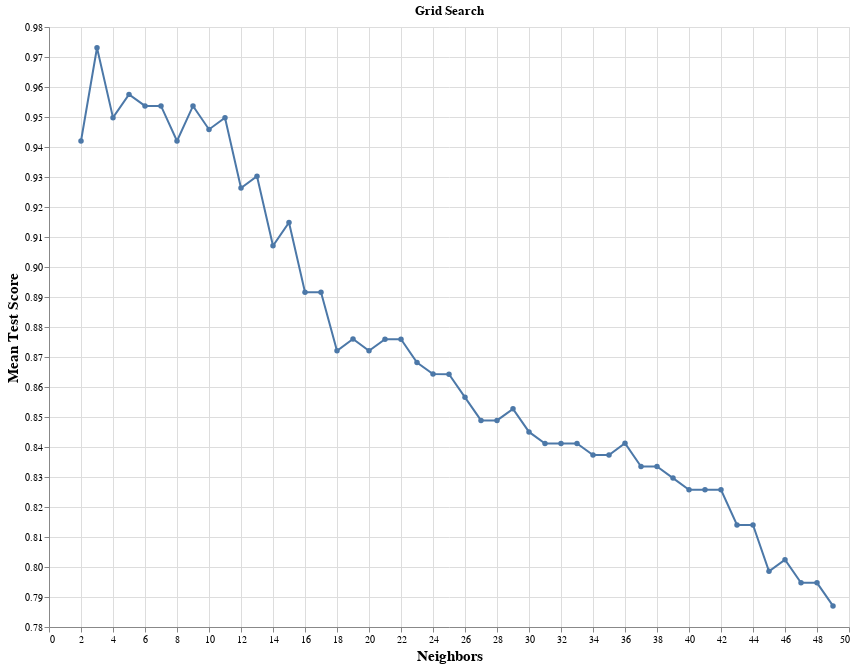

The notebook cell saved with this chart:
### Code cell
'''
Plot the accuracy against k to find the ideal k value
'''
accuracy_versus_k_grid = (
    alt.Chart(accruacies_grid, title="Grid Search")
    .mark_line(point=True)
    .encode(
        x=alt.X(
            "param_kneighborsclassifier__n_neighbors",
            title="Neighbors",
            scale=alt.Scale(zero=False),
        ),
        y=alt.Y(
            "mean_test_score", 
            title="Mean Test Score", 
            scale=alt.Scale(zero=False)
        ),
    )
    .configure_axis(labelFontSize=10, titleFontSize=15)
    .properties(width=800, height=600)
)
accuracy_versus_k_grid

### Figure 1 — Vega-Lite specification as saved in the notebook (floating-point values rounded to 4 significant figures)
{"config": {"view": {"continuousWidth": 400, "continuousHeight": 300}, "axis": {"labelFontSize": 10, "titleFontSize": 15}}, "data": {"name": "data-754d7770d80aaba254e55605d00eced2"}, "mark": {"type": "line", "point": true}, "encoding": {"x": {"field": "param_kneighborsclassifier__n_neighbors", "scale": {"zero": false}, "title": "Neighbors", "type": "quantitative"}, "y": {"field": "mean_test_score", "scale": {"zero": false}, "title": "Mean Test Score", "type": "quantitative"}}, "height": 600, "title": "Grid Search", "width": 800, "$schema": "https://vega.github.io/schema/vega-lite/v4.17.0.json", "datasets": {"data-754d7770d80aaba254e55605d00eced2": [{"mean_fit_time": 0.02871, "std_fit_time": 0.01265, "mean_score_time": 0.02248, "std_score_time": 0.001989, "param_kneighborsclassifier__n_neighbors": 2, "params": {"kneighborsclassifier__n_neighbors": 2}, "split0_test_score": 0.9615, "split1_test_score": 0.9231, "split2_test_score": 0.9038, "split3_test_score": 1.0, "split4_test_score": 0.9216, "mean_test_score": 0.942, "std_test_score": 0.03457, "rank_test_score": 9}, {"mean_fit_time": 0.02203, "std_fit_time": 0.002867, "mean_score_time": 0.02495, "std_score_time": 0.007284, "param_kneighborsclassifier__n_neighbors": 3, "params": {"kneighborsclassifier__n_neighbors": 3}, "split0_test_score": 0.9808, "split1_test_score": 0.9615, "split2_test_score": 0.9231, "split3_test_score": 1.0, "split4_test_score": 1.0, "mean_test_score": 0.9731, "std_test_score": 0.02878, "rank_test_score": 1}, {"mean_fit_time": 0.01868, "std_fit_time": 0.001801, "mean_score_time": 0.02195, "std_score_time": 0.001609, "param_kneighborsclassifier__n_neighbors": 4, "params": {"kneighborsclassifier__n_neighbors": 4}, "split0_test_score": 0.9423, "split1_test_score": 0.9615, "split2_test_score": 0.9038, "split3_test_score": 1.0, "split4_test_score": 0.9412, "mean_test_score": 0.9498, "std_test_score": 0.03131, "rank_test_score": 6}, {"mean_fit_time": 0.02011, "std_fit_time": 0.004278, "mean_score_time": 0.02422, "std_score_time": 0.007269, "param_kneighborsclassifier__n_neighbors": 5, "params": {"kneighborsclassifier__n_neighbors": 5}, "split0_test_score": 0.9423, "split1_test_score": 0.9615, "split2_test_score": 0.9231, "split3_test_score": 1.0, "split4_test_score": 0.9608, "mean_test_score": 0.9575, "std_test_score": 0.02549, "rank_test_score": 2}, {"mean_fit_time": 0.02554, "std_fit_time": 0.01508, "mean_score_time": 0.02264, "std_score_time": 0.01275, "param_kneighborsclassifier__n_neighbors": 6, "params": {"kneighborsclassifier__n_neighbors": 6}, "split0_test_score": 0.9423, "split1_test_score": 0.9615, "split2_test_score": 0.9038, "split3_test_score": 1.0, "split4_test_score": 0.9608, "mean_test_score": 0.9537, "std_test_score": 0.03121, "rank_test_score": 3}, {"mean_fit_time": 0.007331, "std_fit_time": 8.9e-05, "mean_score_time": 0.008314, "std_score_time": 0.0003753, "param_kneighborsclassifier__n_neighbors": 7, "params": {"kneighborsclassifier__n_neighbors": 7}, "split0_test_score": 0.9423, "split1_test_score": 0.9615, "split2_test_score": 0.9038, "split3_test_score": 1.0, "split4_test_score": 0.9608, "mean_test_score": 0.9537, "std_test_score": 0.03121, "rank_test_score": 3}, {"mean_fit_time": 0.007644, "std_fit_time": 0.0007315, "mean_score_time": 0.008521, "std_score_time": 0.0004669, "param_kneighborsclassifier__n_neighbors": 8, "params": {"kneighborsclassifier__n_neighbors": 8}, "split0_test_score": 0.9231, "split1_test_score": 0.9615, "split2_test_score": 0.9038, "split3_test_score": 0.9608, "split4_test_score": 0.9608, "mean_test_score": 0.942, "std_test_score": 0.02409, "rank_test_score": 9}, {"mean_fit_time": 0.01449, "std_fit_time": 0.009466, "mean_score_time": 0.01835, "std_score_time": 0.01071, "param_kneighborsclassifier__n_neighbors": 9, "params": {"kneighborsclassifier__n_neighbors": 9}, "split0_test_score": 0.9423, "split1_test_score": 0.9615, "split2_test_score": 0.9038, "split3_test_score": 1.0, "split4_test_score": 0.9608, "mean_test_score": 0.9537, "std_test_score": 0.03121, "rank_test_score": 3}, {"mean_fit_time": 0.01135, "std_fit_time": 8.288e-05, "mean_score_time": 0.01287, "std_score_time": 0.0003807, "param_kneighborsclassifier__n_neighbors": 10, "params": {"kneighborsclassifier__n_neighbors": 10}, "split0_test_score": 0.9423, "split1_test_score": 0.9615, "split2_test_score": 0.9038, "split3_test_score": 0.9608, "split4_test_score": 0.9608, "mean_test_score": 0.9459, "std_test_score": 0.02222, "rank_test_score": 8}, {"mean_fit_time": 0.0185, "std_fit_time": 0.01647, "mean_score_time": 0.01435, "std_score_time": 0.005125, "param_kneighborsclassifier__n_neighbors": 11, "params": {"kneighborsclassifier__n_neighbors": 11}, "split0_test_score": 0.9423, "split1_test_score": 0.9615, "split2_test_score": 0.9038, "split3_test_score": 0.9804, "split4_test_score": 0.9608, "mean_test_score": 0.9498, "std_test_score": 0.02593, "rank_test_score": 6}, {"mean_fit_time": 0.01027, "std_fit_time": 0.0001447, "mean_score_time": 0.021, "std_score_time": 0.0191, "param_kneighborsclassifier__n_neighbors": 12, "params": {"kneighborsclassifier__n_neighbors": 12}, "split0_test_score": 0.9423, "split1_test_score": 0.9423, "split2_test_score": 0.9038, "split3_test_score": 0.9216, "split4_test_score": 0.9216, "mean_test_score": 0.9263, "std_test_score": 0.01457, "rank_test_score": 12}, {"mean_fit_time": 0.01046, "std_fit_time": 0.0007913, "mean_score_time": 0.01131, "std_score_time": 0.0001448, "param_kneighborsclassifier__n_neighbors": 13, "params": {"kneighborsclassifier__n_neighbors": 13}, "split0_test_score": 0.9423, "split1_test_score": 0.9423, "split2_test_score": 0.9038, "split3_test_score": 0.9216, "split4_test_score": 0.9412, "mean_test_score": 0.9302, "std_test_score": 0.01538, "rank_test_score": 11}, {"mean_fit_time": 0.021, "std_fit_time": 0.01293, "mean_score_time": 0.02432, "std_score_time": 0.01348, "param_kneighborsclassifier__n_neighbors": 14, "params": {"kneighborsclassifier__n_neighbors": 14}, "split0_test_score": 0.9231, "split1_test_score": 0.9231, "split2_test_score": 0.8462, "split3_test_score": 0.9216, "split4_test_score": 0.9216, "mean_test_score": 0.9071, "std_test_score": 0.03048, "rank_test_score": 14}, {"mean_fit_time": 0.02067, "std_fit_time": 0.002378, "mean_score_time": 0.02678, "std_score_time": 0.009379, "param_kneighborsclassifier__n_neighbors": 15, "params": {"kneighborsclassifier__n_neighbors": 15}, "split0_test_score": 0.9423, "split1_test_score": 0.9231, "split2_test_score": 0.8462, "split3_test_score": 0.9216, "split4_test_score": 0.9412, "mean_test_score": 0.9149, "std_test_score": 0.03544, "rank_test_score": 13}, {"mean_fit_time": 0.01599, "std_fit_time": 0.001182, "mean_score_time": 0.0176, "std_score_time": 0.00028, "param_kneighborsclassifier__n_neighbors": 16, "params": {"kneighborsclassifier__n_neighbors": 16}, "split0_test_score": 0.8846, "split1_test_score": 0.9231, "split2_test_score": 0.8462, "split3_test_score": 0.902, "split4_test_score": 0.902, "mean_test_score": 0.8916, "std_test_score": 0.02577, "rank_test_score": 15}, {"mean_fit_time": 0.01548, "std_fit_time": 0.0002958, "mean_score_time": 0.01777, "std_score_time": 0.0004009, "param_kneighborsclassifier__n_neighbors": 17, "params": {"kneighborsclassifier__n_neighbors": 17}, "split0_test_score": 0.8846, "split1_test_score": 0.9231, "split2_test_score": 0.8462, "split3_test_score": 0.8824, "split4_test_score": 0.9216, "mean_test_score": 0.8916, "std_test_score": 0.0286, "rank_test_score": 15}, {"mean_fit_time": 0.01571, "std_fit_time": 0.0004175, "mean_score_time": 0.01626, "std_score_time": 0.003336, "param_kneighborsclassifier__n_neighbors": 18, "params": {"kneighborsclassifier__n_neighbors": 18}, "split0_test_score": 0.8462, "split1_test_score": 0.9231, "split2_test_score": 0.8462, "split3_test_score": 0.8627, "split4_test_score": 0.8824, "mean_test_score": 0.8721, "std_test_score": 0.02877, "rank_test_score": 20}, {"mean_fit_time": 0.006983, "std_fit_time": 0.000848, "mean_score_time": 0.007691, "std_score_time": 0.0002307, "param_kneighborsclassifier__n_neighbors": 19, "params": {"kneighborsclassifier__n_neighbors": 19}, "split0_test_score": 0.8462, "split1_test_score": 0.9231, "split2_test_score": 0.8462, "split3_test_score": 0.8824, "split4_test_score": 0.8824, "mean_test_score": 0.876, "std_test_score": 0.02856, "rank_test_score": 17}, {"mean_fit_time": 0.006303, "std_fit_time": 0.0001909, "mean_score_time": 0.007355, "std_score_time": 0.0001339, "param_kneighborsclassifier__n_neighbors": 20, "params": {"kneighborsclassifier__n_neighbors": 20}, "split0_test_score": 0.8462, "split1_test_score": 0.9231, "split2_test_score": 0.8462, "split3_test_score": 0.8627, "split4_test_score": 0.8824, "mean_test_score": 0.8721, "std_test_score": 0.02877, "rank_test_score": 20}, {"mean_fit_time": 0.00657, "std_fit_time": 0.0002682, "mean_score_time": 0.007563, "std_score_time": 0.0003327, "param_kneighborsclassifier__n_neighbors": 21, "params": {"kneighborsclassifier__n_neighbors": 21}, "split0_test_score": 0.8654, "split1_test_score": 0.9231, "split2_test_score": 0.8462, "split3_test_score": 0.8627, "split4_test_score": 0.8824, "mean_test_score": 0.8759, "std_test_score": 0.02621, "rank_test_score": 18}, {"mean_fit_time": 0.006234, "std_fit_time": 0.0001904, "mean_score_time": 0.006999, "std_score_time": 0.0001578, "param_kneighborsclassifier__n_neighbors": 22, "params": {"kneighborsclassifier__n_neighbors": 22}, "split0_test_score": 0.8654, "split1_test_score": 0.9231, "split2_test_score": 0.8462, "split3_test_score": 0.8627, "split4_test_score": 0.8824, "mean_test_score": 0.8759, "std_test_score": 0.02621, "rank_test_score": 18}, {"mean_fit_time": 0.006713, "std_fit_time": 0.000162, "mean_score_time": 0.007781, "std_score_time": 0.000215, "param_kneighborsclassifier__n_neighbors": 23, "params": {"kneighborsclassifier__n_neighbors": 23}, "split0_test_score": 0.8462, "split1_test_score": 0.9231, "split2_test_score": 0.8462, "split3_test_score": 0.8431, "split4_test_score": 0.8824, "mean_test_score": 0.8682, "std_test_score": 0.03102, "rank_test_score": 22}, {"mean_fit_time": 0.006529, "std_fit_time": 0.000271, "mean_score_time": 0.00757, "std_score_time": 0.0003767, "param_kneighborsclassifier__n_neighbors": 24, "params": {"kneighborsclassifier__n_neighbors": 24}, "split0_test_score": 0.8462, "split1_test_score": 0.9231, "split2_test_score": 0.8269, "split3_test_score": 0.8627, "split4_test_score": 0.8627, "mean_test_score": 0.8643, "std_test_score": 0.03221, "rank_test_score": 23}, {"mean_fit_time": 0.006504, "std_fit_time": 0.0001131, "mean_score_time": 0.007478, "std_score_time": 0.0001497, "param_kneighborsclassifier__n_neighbors": 25, "params": {"kneighborsclassifier__n_neighbors": 25}, "split0_test_score": 0.8654, "split1_test_score": 0.9231, "split2_test_score": 0.8269, "split3_test_score": 0.8431, "split4_test_score": 0.8627, "mean_test_score": 0.8643, "std_test_score": 0.03257, "rank_test_score": 24}, {"mean_fit_time": 0.007141, "std_fit_time": 0.0005868, "mean_score_time": 0.00816, "std_score_time": 0.0003637, "param_kneighborsclassifier__n_neighbors": 26, "params": {"kneighborsclassifier__n_neighbors": 26}, "split0_test_score": 0.8462, "split1_test_score": 0.9038, "split2_test_score": 0.8269, "split3_test_score": 0.8431, "split4_test_score": 0.8627, "mean_test_score": 0.8566, "std_test_score": 0.02623, "rank_test_score": 25}, {"mean_fit_time": 0.007623, "std_fit_time": 0.0004003, "mean_score_time": 0.008345, "std_score_time": 8.699e-05, "param_kneighborsclassifier__n_neighbors": 27, "params": {"kneighborsclassifier__n_neighbors": 27}, "split0_test_score": 0.8462, "split1_test_score": 0.8846, "split2_test_score": 0.8077, "split3_test_score": 0.8431, "split4_test_score": 0.8627, "mean_test_score": 0.8489, "std_test_score": 0.02532, "rank_test_score": 27}, {"mean_fit_time": 0.007296, "std_fit_time": 0.0002828, "mean_score_time": 0.008166, "std_score_time": 0.0001852, "param_kneighborsclassifier__n_neighbors": 28, "params": {"kneighborsclassifier__n_neighbors": 28}, "split0_test_score": 0.8462, "split1_test_score": 0.8846, "split2_test_score": 0.8077, "split3_test_score": 0.8431, "split4_test_score": 0.8627, "mean_test_score": 0.8489, "std_test_score": 0.02532, "rank_test_score": 27}, {"mean_fit_time": 0.006568, "std_fit_time": 0.0002338, "mean_score_time": 0.007476, "std_score_time": 0.0001462, "param_kneighborsclassifier__n_neighbors": 29, "params": {"kneighborsclassifier__n_neighbors": 29}, "split0_test_score": 0.8462, "split1_test_score": 0.8846, "split2_test_score": 0.8269, "split3_test_score": 0.8431, "split4_test_score": 0.8627, "mean_test_score": 0.8527, "std_test_score": 0.01959, "rank_test_score": 26}, {"mean_fit_time": 0.01173, "std_fit_time": 0.006464, "mean_score_time": 0.01339, "std_score_time": 0.006951, "param_kneighborsclassifier__n_neighbors": 30, "params": {"kneighborsclassifier__n_neighbors": 30}, "split0_test_score": 0.8462, "split1_test_score": 0.8654, "split2_test_score": 0.8077, "split3_test_score": 0.8431, "split4_test_score": 0.8627, "mean_test_score": 0.845, "std_test_score": 0.02063, "rank_test_score": 29}, {"mean_fit_time": 0.01857, "std_fit_time": 0.0002934, "mean_score_time": 0.02147, "std_score_time": 0.0001822, "param_kneighborsclassifier__n_neighbors": 31, "params": {"kneighborsclassifier__n_neighbors": 31}, "split0_test_score": 0.8462, "split1_test_score": 0.8654, "split2_test_score": 0.7885, "split3_test_score": 0.8431, "split4_test_score": 0.8627, "mean_test_score": 0.8412, "std_test_score": 0.02778, "rank_test_score": 31}, {"mean_fit_time": 0.01846, "std_fit_time": 0.0002348, "mean_score_time": 0.02147, "std_score_time": 4.933e-05, "param_kneighborsclassifier__n_neighbors": 32, "params": {"kneighborsclassifier__n_neighbors": 32}, "split0_test_score": 0.8462, "split1_test_score": 0.8654, "split2_test_score": 0.7885, "split3_test_score": 0.8431, "split4_test_score": 0.8627, "mean_test_score": 0.8412, "std_test_score": 0.02778, "rank_test_score": 31}, {"mean_fit_time": 0.01358, "std_fit_time": 0.005202, "mean_score_time": 0.01327, "std_score_time": 0.005738, "param_kneighborsclassifier__n_neighbors": 33, "params": {"kneighborsclassifier__n_neighbors": 33}, "split0_test_score": 0.8462, "split1_test_score": 0.8654, "split2_test_score": 0.7885, "split3_test_score": 0.8431, "split4_test_score": 0.8627, "mean_test_score": 0.8412, "std_test_score": 0.02778, "rank_test_score": 31}, {"mean_fit_time": 0.01076, "std_fit_time": 0.005004, "mean_score_time": 0.01032, "std_score_time": 0.001664, "param_kneighborsclassifier__n_neighbors": 34, "params": {"kneighborsclassifier__n_neighbors": 34}, "split0_test_score": 0.8269, "split1_test_score": 0.8654, "split2_test_score": 0.7885, "split3_test_score": 0.8431, "split4_test_score": 0.8627, "mean_test_score": 0.8373, "std_test_score": 0.02815, "rank_test_score": 34}, {"mean_fit_time": 0.007228, "std_fit_time": 0.0003999, "mean_score_time": 0.007968, "std_score_time": 0.0004149, "param_kneighborsclassifier__n_neighbors": 35, "params": {"kneighborsclassifier__n_neighbors": 35}, "split0_test_score": 0.8269, "split1_test_score": 0.8654, "split2_test_score": 0.7885, "split3_test_score": 0.8431, "split4_test_score": 0.8627, "mean_test_score": 0.8373, "std_test_score": 0.02815, "rank_test_score": 34}, {"mean_fit_time": 0.006427, "std_fit_time": 0.0001807, "mean_score_time": 0.007297, "std_score_time": 0.0001566, "param_kneighborsclassifier__n_neighbors": 36, "params": {"kneighborsclassifier__n_neighbors": 36}, "split0_test_score": 0.8269, "split1_test_score": 0.8654, "split2_test_score": 0.7885, "split3_test_score": 0.8627, "split4_test_score": 0.8627, "mean_test_score": 0.8413, "std_test_score": 0.02999, "rank_test_score": 30}, {"mean_fit_time": 0.00635, "std_fit_time": 8.454e-05, "mean_score_time": 0.007555, "std_score_time": 0.0002226, "param_kneighborsclassifier__n_neighbors": 37, "params": {"kneighborsclassifier__n_neighbors": 37}, "split0_test_score": 0.8077, "split1_test_score": 0.8654, "split2_test_score": 0.7885, "split3_test_score": 0.8431, "split4_test_score": 0.8627, "mean_test_score": 0.8335, "std_test_score": 0.03053, "rank_test_score": 36}, {"mean_fit_time": 0.006679, "std_fit_time": 0.0001922, "mean_score_time": 0.007964, "std_score_time": 0.0005634, "param_kneighborsclassifier__n_neighbors": 38, "params": {"kneighborsclassifier__n_neighbors": 38}, "split0_test_score": 0.8077, "split1_test_score": 0.8654, "split2_test_score": 0.7885, "split3_test_score": 0.8431, "split4_test_score": 0.8627, "mean_test_score": 0.8335, "std_test_score": 0.03053, "rank_test_score": 36}, {"mean_fit_time": 0.01603, "std_fit_time": 0.004615, "mean_score_time": 0.01892, "std_score_time": 0.00554, "param_kneighborsclassifier__n_neighbors": 39, "params": {"kneighborsclassifier__n_neighbors": 39}, "split0_test_score": 0.7885, "split1_test_score": 0.8654, "split2_test_score": 0.7885, "split3_test_score": 0.8431, "split4_test_score": 0.8627, "mean_test_score": 0.8296, "std_test_score": 0.03449, "rank_test_score": 38}, {"mean_fit_time": 0.01869, "std_fit_time": 0.0004044, "mean_score_time": 0.04119, "std_score_time": 0.01615, "param_kneighborsclassifier__n_neighbors": 40, "params": {"kneighborsclassifier__n_neighbors": 40}, "split0_test_score": 0.7885, "split1_test_score": 0.8654, "split2_test_score": 0.7885, "split3_test_score": 0.8431, "split4_test_score": 0.8431, "mean_test_score": 0.8257, "std_test_score": 0.03148, "rank_test_score": 39}, {"mean_fit_time": 0.008024, "std_fit_time": 0.00348, "mean_score_time": 0.007448, "std_score_time": 0.0003629, "param_kneighborsclassifier__n_neighbors": 41, "params": {"kneighborsclassifier__n_neighbors": 41}, "split0_test_score": 0.7885, "split1_test_score": 0.8654, "split2_test_score": 0.7885, "split3_test_score": 0.8431, "split4_test_score": 0.8431, "mean_test_score": 0.8257, "std_test_score": 0.03148, "rank_test_score": 39}, {"mean_fit_time": 0.006651, "std_fit_time": 0.0003113, "mean_score_time": 0.007657, "std_score_time": 0.0001294, "param_kneighborsclassifier__n_neighbors": 42, "params": {"kneighborsclassifier__n_neighbors": 42}, "split0_test_score": 0.7885, "split1_test_score": 0.8654, "split2_test_score": 0.7885, "split3_test_score": 0.8431, "split4_test_score": 0.8431, "mean_test_score": 0.8257, "std_test_score": 0.03148, "rank_test_score": 39}, {"mean_fit_time": 0.006611, "std_fit_time": 0.0002035, "mean_score_time": 0.007652, "std_score_time": 0.0001369, "param_kneighborsclassifier__n_neighbors": 43, "params": {"kneighborsclassifier__n_neighbors": 43}, "split0_test_score": 0.7692, "split1_test_score": 0.8654, "split2_test_score": 0.7885, "split3_test_score": 0.8431, "split4_test_score": 0.8039, "mean_test_score": 0.814, "std_test_score": 0.03535, "rank_test_score": 42}, {"mean_fit_time": 0.006642, "std_fit_time": 0.0003251, "mean_score_time": 0.01218, "std_score_time": 0.009204, "param_kneighborsclassifier__n_neighbors": 44, "params": {"kneighborsclassifier__n_neighbors": 44}, "split0_test_score": 0.7692, "split1_test_score": 0.8654, "split2_test_score": 0.7885, "split3_test_score": 0.8431, "split4_test_score": 0.8039, "mean_test_score": 0.814, "std_test_score": 0.03535, "rank_test_score": 42}, {"mean_fit_time": 0.0069, "std_fit_time": 0.00057, "mean_score_time": 0.01236, "std_score_time": 0.009056, "param_kneighborsclassifier__n_neighbors": 45, "params": {"kneighborsclassifier__n_neighbors": 45}, "split0_test_score": 0.7115, "split1_test_score": 0.8654, "split2_test_score": 0.7885, "split3_test_score": 0.8235, "split4_test_score": 0.8039, "mean_test_score": 0.7986, "std_test_score": 0.05058, "rank_test_score": 45}, {"mean_fit_time": 0.01654, "std_fit_time": 0.009561, "mean_score_time": 0.01366, "std_score_time": 0.006426, "param_kneighborsclassifier__n_neighbors": 46, "params": {"kneighborsclassifier__n_neighbors": 46}, "split0_test_score": 0.7308, "split1_test_score": 0.8654, "split2_test_score": 0.7885, "split3_test_score": 0.8235, "split4_test_score": 0.8039, "mean_test_score": 0.8024, "std_test_score": 0.04414, "rank_test_score": 44}, {"mean_fit_time": 0.02015, "std_fit_time": 0.001512, "mean_score_time": 0.02765, "std_score_time": 0.009356, "param_kneighborsclassifier__n_neighbors": 47, "params": {"kneighborsclassifier__n_neighbors": 47}, "split0_test_score": 0.7115, "split1_test_score": 0.8462, "split2_test_score": 0.7885, "split3_test_score": 0.8235, "split4_test_score": 0.8039, "mean_test_score": 0.7947, "std_test_score": 0.04587, "rank_test_score": 46}, {"mean_fit_time": 0.007027, "std_fit_time": 0.0007153, "mean_score_time": 0.008099, "std_score_time": 0.000289, "param_kneighborsclassifier__n_neighbors": 48, "params": {"kneighborsclassifier__n_neighbors": 48}, "split0_test_score": 0.7115, "split1_test_score": 0.8462, "split2_test_score": 0.7885, "split3_test_score": 0.8235, "split4_test_score": 0.8039, "mean_test_score": 0.7947, "std_test_score": 0.04587, "rank_test_score": 46}, {"mean_fit_time": 0.007147, "std_fit_time": 0.0006362, "mean_score_time": 0.009087, "std_score_time": 0.001385, "param_kneighborsclassifier__n_neighbors": 49, "params": {"kneighborsclassifier__n_neighbors": 49}, "split0_test_score": 0.6923, "split1_test_score": 0.8462, "split2_test_score": 0.7692, "split3_test_score": 0.8235, "split4_test_score": 0.8039, "mean_test_score": 0.787, "std_test_score": 0.05367, "rank_test_score": 48}]}}
